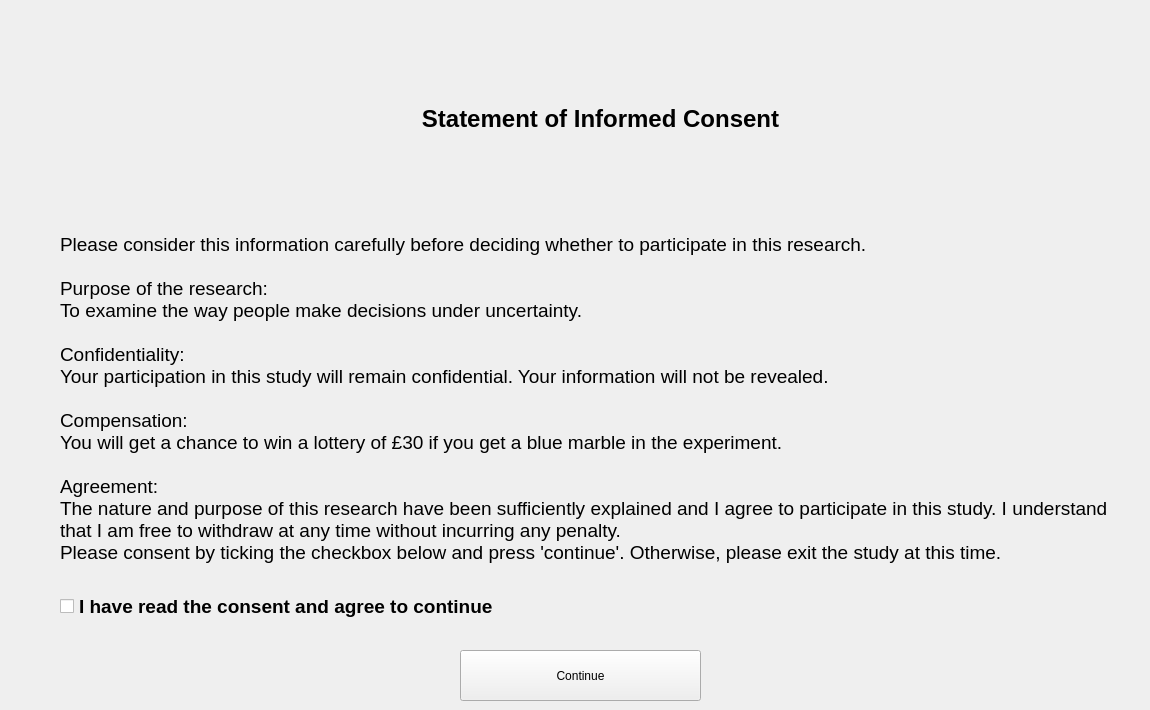
    <widget class="QWidget" name="page_consent">
     <widget class="QWidget" name="verticalLayoutWidget">
      <property name="geometry">
       <rect>
        <x>60</x>
        <y>10</y>
        <width>1081</width>
        <height>611</height>
       </rect>
      </property>
      <layout class="QVBoxLayout" name="Consent_layout">
       <item>
        <widget class="QLabel" name="Consent_title_lbl">
         <property name="font">
          <font>
           <family>Arial</family>
           <pointsize>18</pointsize>
           <weight>75</weight>
           <bold>true</bold>
          </font>
         </property>
         <property name="text">
          <string>Statement of Informed Consent</string>
         </property>
         <property name="alignment">
          <set>Qt::AlignCenter</set>
         </property>
        </widget>
       </item>
       <item>
        <widget class="QLabel" name="Consent_content_lbl">
         <property name="font">
          <font>
           <family>Arial</family>
           <pointsize>14</pointsize>
          </font>
         </property>
         <property name="text">
          <string>Please consider this information carefully before deciding whether to participate in this research.

Purpose of the research:
To examine the way people make decisions under uncertainty.

Confidentiality:
Your participation in this study will remain confidential. Your information will not be revealed.

Compensation:
You will get a chance to win a lottery of £30 if you get a blue marble in the experiment.

Agreement:
The nature and purpose of this research have been sufficiently explained and I agree to participate in this study. I understand that I am free to withdraw at any time without incurring any penalty.
Please consent by ticking the checkbox below and press 'continue'. Otherwise, please exit the study at this time.
</string>
         </property>
         <property name="wordWrap">
          <bool>true</bool>
         </property>
        </widget>
       </item>
       <item>
        <widget class="QCheckBox" name="Consent_checkbox">
         <property name="font">
          <font>
           <family>Arial</family>
           <pointsize>14</pointsize>
           <weight>75</weight>
           <bold>true</bold>
          </font>
         </property>
         <property name="text">
          <string>I have read the consent and agree to continue</string>
         </property>
        </widget>
       </item>
      </layout>
     </widget>
     <widget class="QPushButton" name="Continue_bn_page_consent">
      <property name="geometry">
       <rect>
        <x>460</x>
        <y>650</y>
        <width>241</width>
        <height>51</height>
       </rect>
      </property>
      <property name="text">
       <string>Continue</string>
      </property>
     </widget>
    </widget>
